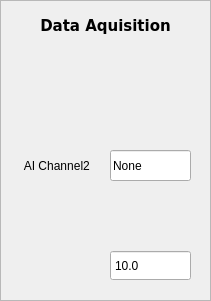
   <widget class="QFrame" name="frame_5">
    <property name="geometry">
     <rect>
      <x>30</x>
      <y>170</y>
      <width>211</width>
      <height>301</height>
     </rect>
    </property>
    <property name="frameShape">
     <enum>QFrame::StyledPanel</enum>
    </property>
    <property name="frameShadow">
     <enum>QFrame::Sunken</enum>
    </property>
    <widget class="QDoubleSpinBox" name="ai_limit_box">
     <property name="geometry">
      <rect>
       <x>110</x>
       <y>250</y>
       <width>81</width>
       <height>31</height>
      </rect>
     </property>
     <property name="toolTip">
      <string>Voltage limit of analog input</string>
     </property>
     <property name="buttonSymbols">
      <enum>QAbstractSpinBox::NoButtons</enum>
     </property>
     <property name="decimals">
      <number>1</number>
     </property>
     <property name="minimum">
      <double>0.100000000000000</double>
     </property>
     <property name="maximum">
      <double>10.000000000000000</double>
     </property>
     <property name="value">
      <double>10.000000000000000</double>
     </property>
    </widget>
    <widget class="QLabel" name="label_18">
     <property name="geometry">
      <rect>
       <x>0</x>
       <y>10</y>
       <width>211</width>
       <height>31</height>
      </rect>
     </property>
     <property name="font">
      <font>
       <family>Verdana</family>
       <pointsize>11</pointsize>
       <weight>75</weight>
       <bold>true</bold>
      </font>
     </property>
     <property name="text">
      <string>Data Aquisition</string>
     </property>
     <property name="alignment">
      <set>Qt::AlignCenter</set>
     </property>
    </widget>
    <widget class="QLabel" name="label_15">
     <property name="geometry">
      <rect>
       <x>0</x>
       <y>150</y>
       <width>111</width>
       <height>31</height>
      </rect>
     </property>
     <property name="toolTip">
      <string>Analog input channel of nidaq device. 
Only use if reading from two channels</string>
     </property>
     <property name="text">
      <string> AI Channel2</string>
     </property>
     <property name="alignment">
      <set>Qt::AlignCenter</set>
     </property>
    </widget>
    <widget class="QLineEdit" name="ai_channel2_box">
     <property name="geometry">
      <rect>
       <x>110</x>
       <y>150</y>
       <width>81</width>
       <height>31</height>
      </rect>
     </property>
     <property name="toolTip">
      <string>Analog input channel of nidaq device. 
Only use if reading from two channels</string>
     </property>
     <property name="text">
      <string>None</string>
     </property>
    </widget>
    <zorder>ai_limit_box</zorder>
    <zorder>label_18</zorder>
    <zorder>label_15</zorder>
    <zorder>ai_channel2_box</zorder>
    <zorder>label_5</zorder>
   </widget>
